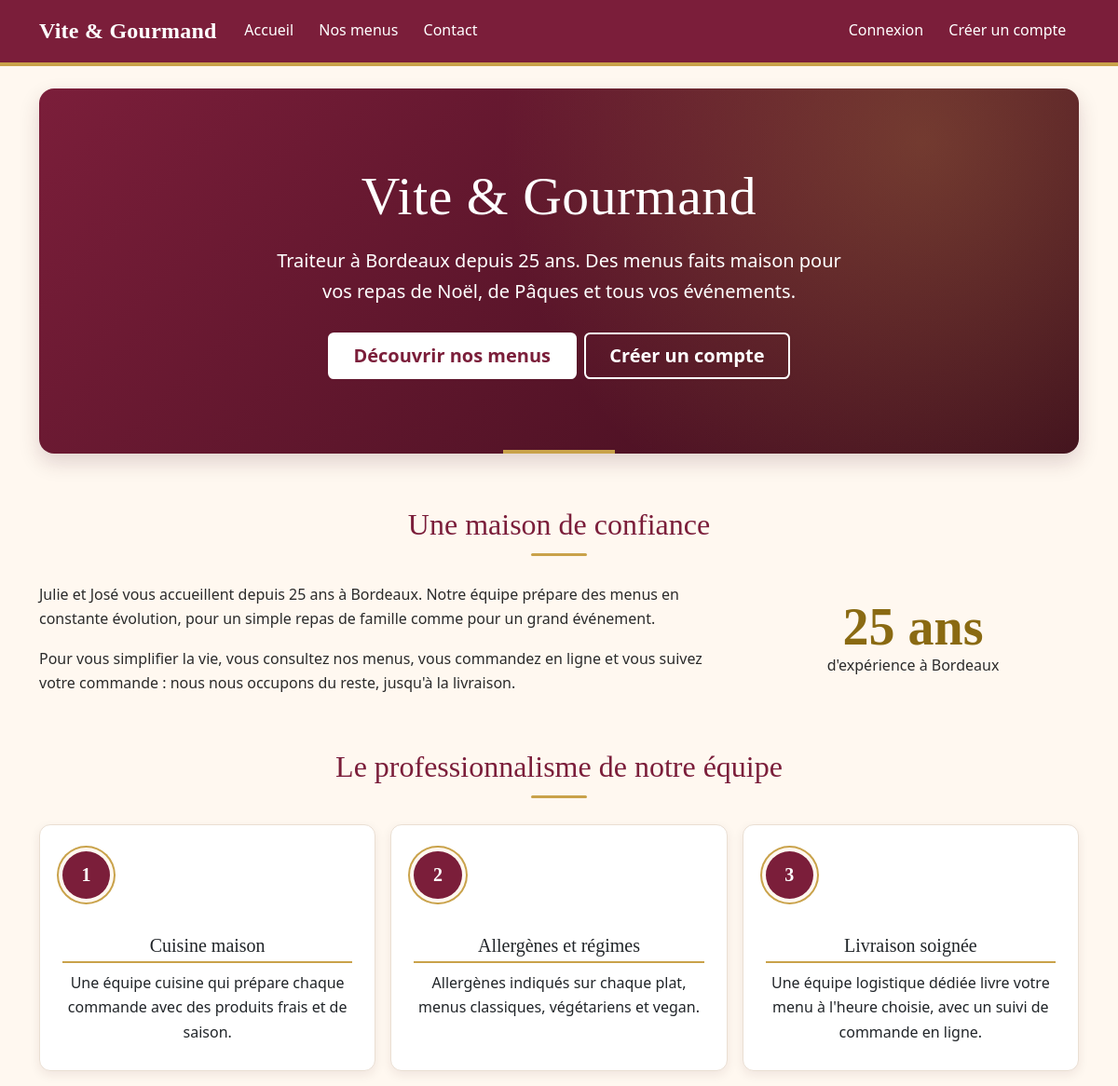
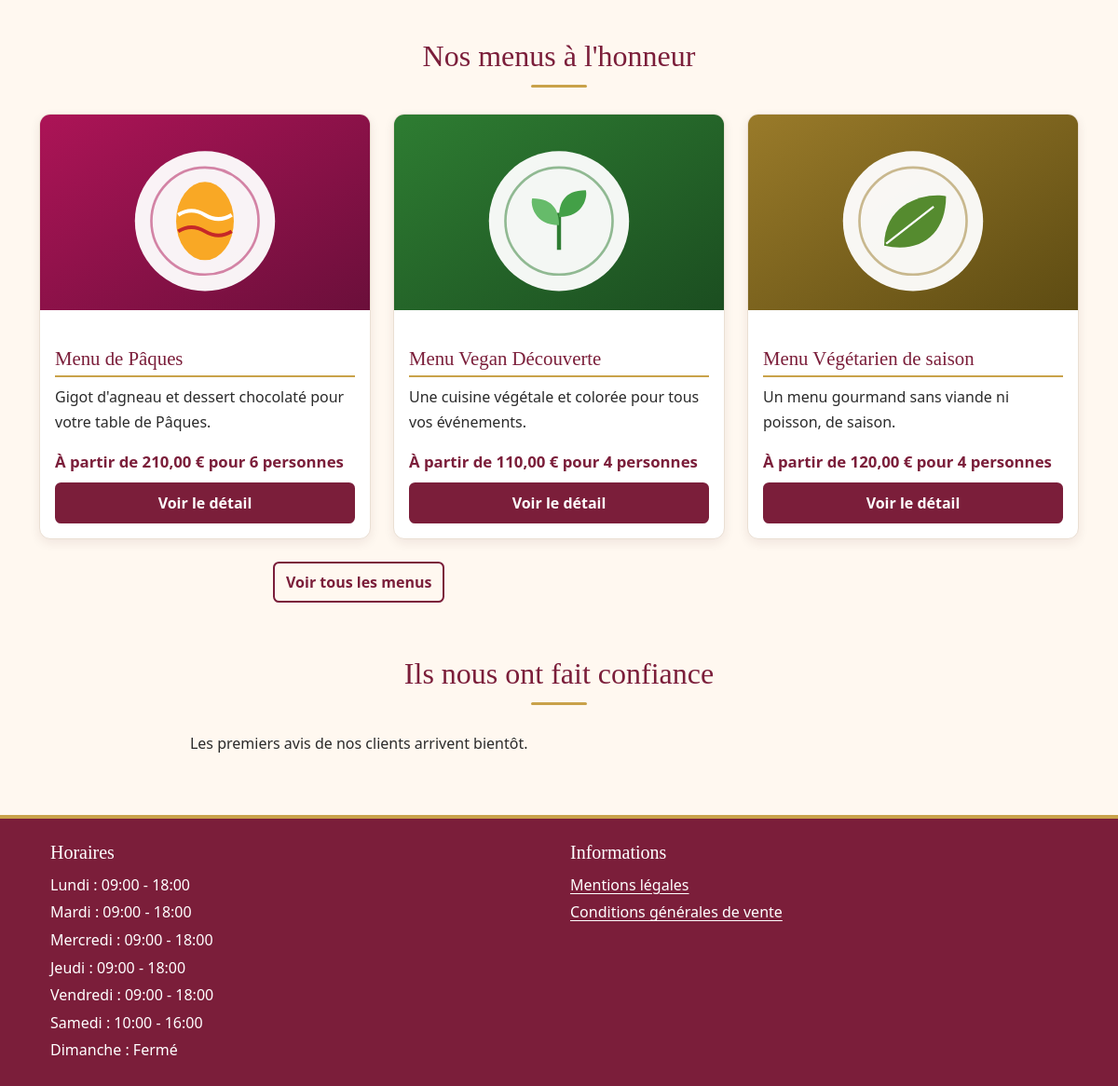
The page / on the database its author committed (2 pictures, top to bottom).
### tables this page shows
CREATE TABLE menu (
    menu_id                 INT AUTO_INCREMENT PRIMARY KEY,
    titre                   VARCHAR(150) NOT NULL,
    description             TEXT NOT NULL,
    nombre_personne_minimum INT NOT NULL CHECK (nombre_personne_minimum > 0),
    prix_minimum            DECIMAL(8,2) NOT NULL CHECK (prix_minimum >= 0),  
    conditions_menu         TEXT NOT NULL,         
    quantite_restante       INT NOT NULL DEFAULT 0 CHECK (quantite_restante >= 0),
    theme_id                INT NOT NULL,
    regime_id               INT NOT NULL,
    CONSTRAINT fk_menu_theme  FOREIGN KEY (theme_id)  REFERENCES theme(theme_id),
    CONSTRAINT fk_menu_regime FOREIGN KEY (regime_id) REFERENCES regime(regime_id)
);

CREATE TABLE horaire (
    horaire_id     INT AUTO_INCREMENT PRIMARY KEY,
    jour           ENUM('lundi','mardi','mercredi','jeudi','vendredi','samedi','dimanche') NOT NULL UNIQUE,
    heure_ouverture TIME NULL,                     
    heure_fermeture TIME NULL
);

### includes/security.php (called while the page is built, shortened)
<?php
function e(?string $v): string {
    return htmlspecialchars((string)$v, ENT_QUOTES | ENT_SUBSTITUTE, 'UTF-8');
}
function current_user(): ?array {
    return $_SESSION['user'] ?? null;
}

### includes/db.php (called while the page is built, shortened)
<?php
function config(): array
{
    static $c = null;
    return $c ??= require __DIR__ . '\..\config\config.php';
}
function db(): PDO
{
    static $pdo = null;
    if ($pdo === null) {
        $c = config()['db'];
        $dsn = "mysql:host={$c['host']};dbname={$c['name']};charset=utf8mb4";
        $pdo = new PDO($dsn, $c['user'], $c['pass'], [
            PDO::ATTR_ERRMODE            => PDO::ERRMODE_EXCEPTION,
            PDO::ATTR_DEFAULT_FETCH_MODE => PDO::FETCH_ASSOC,
            PDO::ATTR_EMULATE_PREPARES   => false,
        ]);
    }
    return $pdo;
}

### public/index.php (the view, shortened to what this page needs)
<?php
require __DIR__ . '/../includes/header.php';
$avis = db()->query("SELECT a.note, a.commentaire, u.prenom
                     FROM avis a JOIN utilisateur u ON u.utilisateur_id = a.utilisateur_id
                     WHERE a.statut = 'valide' ORDER BY a.cree_le DESC LIMIT 6")->fetchAll();
$menus = db()->query("SELECT m.menu_id, m.titre, m.description, m.nombre_personne_minimum, m.prix_minimum,
                             (SELECT chemin FROM menu_image i WHERE i.menu_id = m.menu_id ORDER BY i.image_id LIMIT 1) AS image,
                             (SELECT texte_alternatif FROM menu_image i WHERE i.menu_id = m.menu_id ORDER BY i.image_id LIMIT 1) AS image_alt
                      FROM menu m WHERE m.quantite_restante > 0 ORDER BY m.menu_id DESC LIMIT 3")->fetchAll();
?>
<section class="hero" aria-labelledby="titre-hero">
    <h1 id="titre-hero">Vite &amp; Gourmand</h1>
    <p class="lead">Traiteur à Bordeaux depuis 25 ans. Des menus faits maison pour vos repas de Noël, de Pâques et tous vos événements.</p>
    <div class="d-flex flex-wrap gap-2 justify-content-center">
        <a class="btn btn-clair btn-lg" href="/menus.php">Découvrir nos menus</a>
        <?php if (!$user): ?><a class="btn btn-contour-clair btn-lg" href="/inscription.php">Créer un compte</a><?php endif; ?>
    </div>
</section>
<section aria-labelledby="titre-entreprise">
    <h2 class="titre-section" id="titre-entreprise">Une maison de confiance</h2>
    <div class="row align-items-center g-4">
        <div class="col-md-8">
            <p>Julie et José vous accueillent depuis 25 ans à Bordeaux. Notre équipe prépare des menus en constante évolution, pour un simple repas de famille comme pour un grand événement.</p>
            <p class="mb-0">Pour vous simplifier la vie, vous consultez nos menus, vous commandez en ligne et vous suivez votre commande : nous nous occupons du reste, jusqu'à la livraison.</p>
        </div>
        <div class="col-md-4 text-center">
            <p class="chiffre-cle mb-0">25 ans</p>
            <p class="mb-0">d'expérience à Bordeaux</p>
        </div>
    </div>
</section>
<section aria-labelledby="titre-equipe">
    <h2 class="titre-section" id="titre-equipe">Le professionnalisme de notre équipe</h2>
    <div class="row g-3">
        <div class="col-md-4"><div class="card valeur"><span class="pastille" aria-hidden="true">1</span>
            <h3 class="h5">Cuisine maison</h3><p class="mb-0">Une équipe cuisine qui prépare chaque commande avec des produits frais et de saison.</p></div></div>
        <div class="col-md-4"><div class="card valeur"><span class="pastille" aria-hidden="true">2</span>
            <h3 class="h5">Allergènes et régimes</h3><p class="mb-0">Allergènes indiqués sur chaque plat, menus classiques, végétariens et vegan.</p></div></div>
        <div class="col-md-4"><div class="card valeur"><span class="pastille" aria-hidden="true">3</span>
            <h3 class="h5">Livraison soignée</h3><p class="mb-0">Une équipe logistique dédiée livre votre menu à l'heure choisie, avec un suivi de commande en ligne.</p></div></div>
    </div>
</section>
<?php if ($menus): ?>
<section aria-labelledby="titre-menus">
    <h2 class="titre-section" id="titre-menus">Nos menus à l'honneur</h2>
    <div class="row">
    <?php foreach ($menus as $m): ?>
        <div class="col-md-4 mb-4">
            <article class="card card-menu h-100">
                <?php if ($m['image']): ?><img class="card-img-top" src="<?= e($m['image']) ?>" alt="<?= e($m['image_alt']) ?>" loading="lazy"><?php endif; ?>
                <div class="card-body d-flex flex-column">
                    <h3 class="h5 card-title"><?= e($m['titre']) ?></h3>
                    <p class="card-text"><?= e($m['description']) ?></p>
                    <p class="prix mt-auto mb-2">À partir de <?= e(number_format((float)$m['prix_minimum'], 2, ',', ' ')) ?> € pour <?= (int)$m['nombre_personne_minimum'] ?> personnes</p>
                    <a class="btn btn-vg" href="/menu.php?id=<?= (int)$m['menu_id'] ?>">Voir le détail<span class="visually-hidden"> du menu <?= e($m['titre']) ?></span></a>
                </div>
            </article>
        </div>
    <?php endforeach; ?>
    </div>
    <p class="text-center"><a class="btn btn-outline-vg" href="/menus.php">Voir tous les menus</a></p>
</section>
<?php endif; ?>
<section aria-labelledby="titre-avis">
    <h2 class="titre-section" id="titre-avis">Ils nous ont fait confiance</h2>
    <?php if (!$avis): ?>
        <p class="text-center">Les premiers avis de nos clients arrivent bientôt.</p>
    <?php endif; ?>
</section>
<?php require __DIR__ . '/../includes/footer.php'; ?>

### includes/header.php (shortened to what this page needs)
<?php
require_once __DIR__ . '/db.php';
require_once __DIR__ . '/security.php';
$user = current_user();
?>
<!DOCTYPE html>
<html lang="fr">
<head>
    <link href="https://cdn.jsdelivr.net/npm/bootstrap@5.3.3/dist/css/bootstrap.min.css" rel="stylesheet">
    <link href="/assets/css/style.css" rel="stylesheet">
</head>
<body class="d-flex flex-column min-vh-100">
    <header>
        <nav class="navbar navbar-expand-lg navbar-dark bg-vg" aria-label="Navigation principale">
            <div class="container">
                <a class="navbar-brand" href="/index.php">Vite &amp; Gourmand</a>
                <div class="collapse navbar-collapse" id="nav">
                    <ul class="navbar-nav me-auto">
                        <li class="nav-item"><a class="nav-link" href="/index.php">Accueil</a></li>
                        <li class="nav-item"><a class="nav-link" href="/menus.php">Nos menus</a></li>
                        <li class="nav-item"><a class="nav-link" href="/contact.php">Contact</a></li>
                    </ul>
                    <ul class="navbar-nav">
                        <?php if ($user): ?>
                            <?php if ($user['role'] === 'utilisateur'): ?>
                                <li class="nav-item"><a class="nav-link" href="/espace-utilisateur.php">Mon espace</a></li>
                            <?php elseif ($user['role'] === 'employe'): ?>
                                <li class="nav-item"><a class="nav-link" href="/espace-employe.php">Espace employé</a></li>
                            <?php else: ?>
                                <li class="nav-item"><a class="nav-link" href="/espace-admin.php">Espace administrateur</a></li>
                            <?php endif; ?>
                            <li class="nav-item">
                                <form method="post" action="/deconnexion.php" class="d-inline">
                                    <?= csrf_field() ?>
                                    <button class="btn btn-link nav-link" type="submit">Déconnexion</button>
                                </form>
                            </li>
                        <?php else: ?>
                            <li class="nav-item"><a class="nav-link" href="/connexion.php">Connexion</a></li>
                            <li class="nav-item"><a class="nav-link" href="/inscription.php">Créer un compte</a></li>
                        <?php endif; ?>
                    </ul>
                </div>
            </div>
        </nav>
    </header>
    <main id="contenu" class="container my-4 flex-grow-1">

### includes/footer.php (shortened to what this page needs)
</main>
<?php
$horaires = db()->query("SELECT jour, heure_ouverture, heure_fermeture FROM horaire ORDER BY FIELD(jour,'lundi','mardi','mercredi','jeudi','vendredi','samedi','dimanche')")->fetchAll();
?>
<footer class="bg-vg text-white py-4 mt-4">
    <div class="container row mx-auto">
        <section class="col-md-6" aria-labelledby="titre-horaires">
            <h2 class="h5" id="titre-horaires">Horaires</h2>
            <ul class="list-unstyled mb-0">
            <?php foreach ($horaires as $h): ?>
                <li><?= e(ucfirst($h['jour'])) ?> :
                    <?= $h['heure_ouverture'] ? e(substr($h['heure_ouverture'],0,5)) . ' - ' . e(substr($h['heure_fermeture'],0,5)) : 'Fermé' ?>
                </li>
            <?php endforeach; ?>
            </ul>
        </section>
        <nav class="col-md-6" aria-label="Informations légales">
            <h2 class="h5">Informations</h2>
            <ul class="list-unstyled mb-0">
                <li><a class="text-white" href="/mentions-legales.php">Mentions légales</a></li>
                <li><a class="text-white" href="/cgv.php">Conditions générales de vente</a></li>
            </ul>
        </nav>
    </div>
</footer>
</body>
</html>

### rows shown on the page
menu: shows a picture, titre "Menu de Pâques", description "Gigot d'agneau et dessert chocolaté pour votre table de Pâques.", prix_minimum "210,00", nombre_personne_minimum "6"
menu: shows a picture, titre "Menu Vegan Découverte", description "Une cuisine végétale et colorée pour tous vos événements.", prix_minimum "110,00", nombre_personne_minimum "4"
menu: shows a picture, titre "Menu Végétarien de saison", description "Un menu gourmand sans viande ni poisson, de saison.", prix_minimum "120,00", nombre_personne_minimum "4"
horaire: jour "Lundi", heure_ouverture "09:00", heure_fermeture "18:00"
horaire: jour "Mardi", heure_ouverture "09:00", heure_fermeture "18:00"
horaire: jour "Mercredi", heure_ouverture "09:00", heure_fermeture "18:00"
horaire: jour "Jeudi", heure_ouverture "09:00", heure_fermeture "18:00"
horaire: jour "Vendredi", heure_ouverture "09:00", heure_fermeture "18:00"
horaire: jour "Samedi", heure_ouverture "10:00", heure_fermeture "16:00"
horaire: jour "Dimanche", shows "Fermé"
